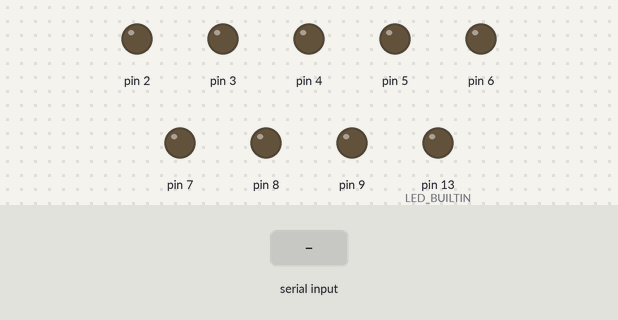
A sketch run on a simulated Arduino Uno, built with avr-gcc and run on an emulated ATmega328P. Shown: output pins drawn as LEDs (lit = HIGH). The test bench sets the inputs (shaded band). What the sketch prints to the serial monitor is not drawn.

Above: at 1.2 s.
1.3 s: "2" received over Serial
Timing chart, 0 to 4.3 s (numbered marks = the images above; inputs shaded):
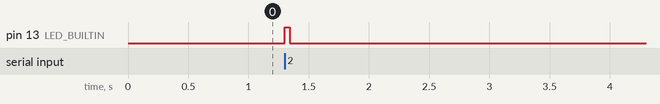

Measured:
- after the input at 1.3 s, pin 13 (LED_BUILTIN): LOW → HIGH at once, → LOW 0.04 s later

The sketch:

full_pin_bluetooth.ino
```cpp
char c = 0;
String data = "";

void setup() {
  pinMode(LED_BUILTIN, OUTPUT);
  pinMode(2, OUTPUT);
  pinMode(3, OUTPUT);
  pinMode(4, OUTPUT);
  pinMode(5, OUTPUT);
  pinMode(6, OUTPUT);
  pinMode(7, OUTPUT);
  pinMode(8, OUTPUT);
  pinMode(9, OUTPUT);
  digitalWrite(LED_BUILTIN, LOW);
  Serial.begin(9600);
}

void loop() {
  while (Serial.available() > 0) {
    c = Serial.read();
    data += c;
    digitalWrite(LED_BUILTIN, HIGH);
    delay(40);
    digitalWrite(LED_BUILTIN, LOW);
  }
if(data.length()>0){
    if (data.charAt(0)=='2'){
      pinOp(data.charAt(1), 2);
    }
    if (data.charAt(0)=='3'){
      pinOp(data.charAt(1), 3);
    }
    if (data.charAt(0)=='4'){
      pinOp(data.charAt(1), 4);
    }
    if (data.charAt(0)=='5'){
      pinOp(data.charAt(1), 5);
    }
    if (data.charAt(0)=='6'){
      pinOp(data.charAt(1), 6);
    }
    if (data.charAt(0)=='7'){
      pinOp(data.charAt(1), 7);
    }
    if (data.charAt(0)=='8'){
      pinOp(data.charAt(1), 8);
    }
    if (data.charAt(0)=='9'){
      pinOp(data.charAt(1), 9);
    }
    Serial.println();
    Serial.print("data =");
    Serial.print(data);
    data = "";
  }
}

void pinOp(char c, int p) {
  if (c == '1') {
    digitalWrite(p, HIGH);
  } else {
    digitalWrite(p, LOW);
  }
}
```
